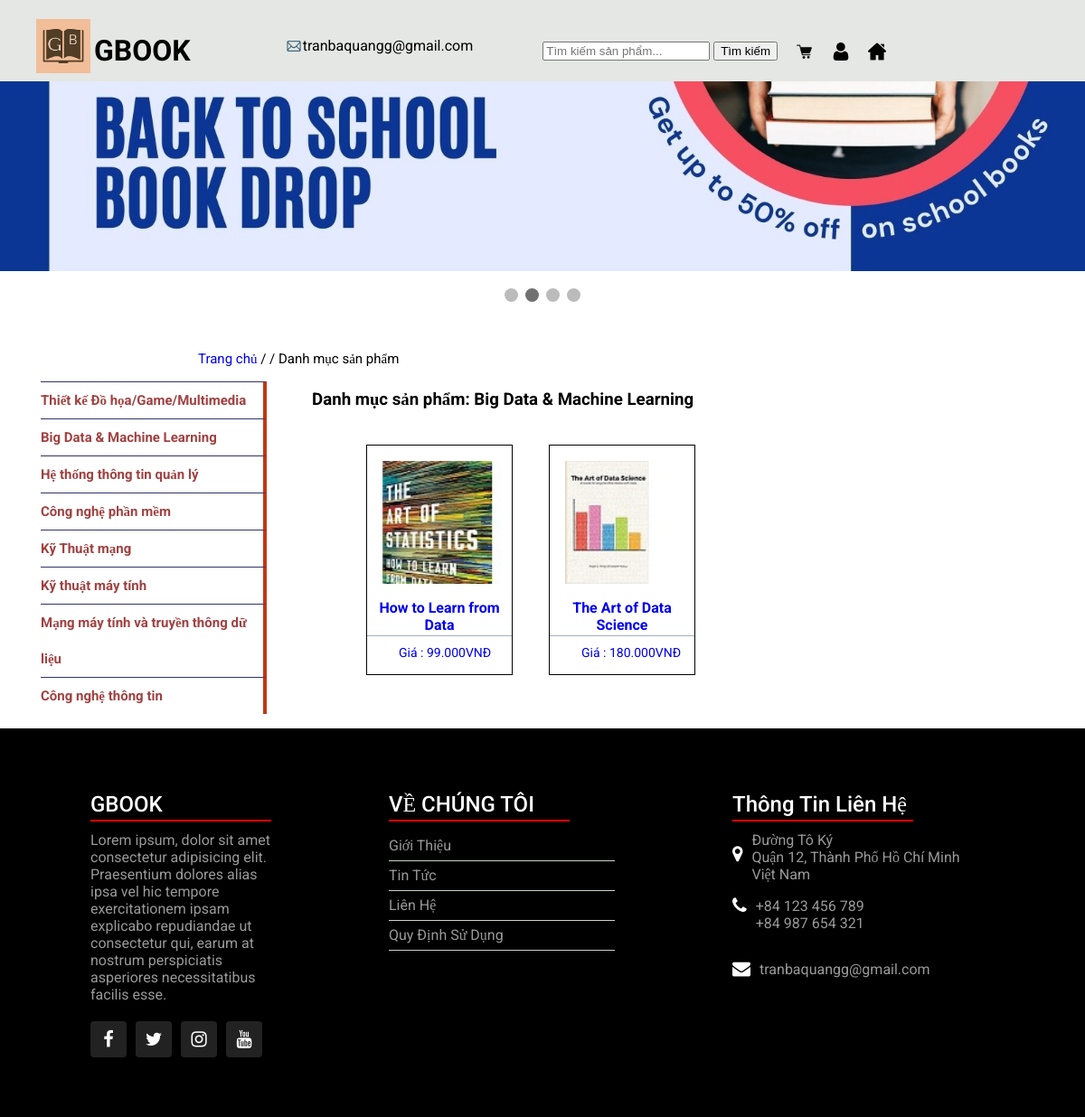
The page /index.php?quanly=danhmucsanpham&id=11 on the database its author committed.
### tables this page shows
CREATE TABLE `danh_muc_moi` (
  `id_danhmuc` int(11) NOT NULL,
  `tendanhmuc` varchar(100) NOT NULL,
  `thutu` int(11) NOT NULL
);

CREATE TABLE `san_pham` (
  `id_sanpham` int(11) NOT NULL,
  `tensanpham` varchar(300) NOT NULL,
  `masp` varchar(100) NOT NULL,
  `giasp` varchar(100) NOT NULL,
  `soluong` int(11) NOT NULL,
  `hinhanh` varchar(50) NOT NULL,
  `tomtat` tinytext NOT NULL,
  `noidung` text NOT NULL,
  `tinhtrang` int(11) NOT NULL,
  `id_danhmuc` int(11) NOT NULL
);

### pages/sidebar/sideber.php (the view, shortened to what this page needs)
<!DOCTYPE html>
<html lang="en">
<head>
    <link rel="stylesheet" type="text/css" href ="pages/sidebar/sideber.css">
</head>
<body>
    <?php
        $sql_danhmuc = "SELECT * FROM danh_muc_moi ORDER BY id_danhmuc DESC";
        $query_danhmuc = mysqli_query($mysqli,$sql_danhmuc);
    ?>
        <div id="sideber">
            <ul>
                <?php while($row_danhmuc = mysqli_fetch_array($query_danhmuc)){
                ?>
                <li id="si"><a href="index.php?quanly=danhmucsanpham&id=<?php echo $row_danhmuc["id_danhmuc"] ?>"><?php echo $row_danhmuc["tendanhmuc"] ?></a></li>
                <?php
                }
                ?>
            </ul>
        </div>
</body>
</html>

### pages/main/danhmuc.php (shortened to what this page needs)
<?php
    $sql_pro = "SELECT * FROM san_pham WHERE  san_pham.id_danhmuc='$_GET[id]' ORDER BY id_sanpham DESC";
    $query_pro = mysqli_query($mysqli,$sql_pro);
    $sql_cate = "SELECT * FROM danh_muc_moi WHERE  danh_muc_moi.id_danhmuc='$_GET[id]'LIMIT 1";
    $query_cate = mysqli_query($mysqli,$sql_cate);
    $row_title = mysqli_fetch_array($query_cate);
?>
<link rel="stylesheet" type="text/css" href ="pages/main/danhmuc.css">
<p class="quaylai"><a href="index.php?quanly=index">Trang chủ</a> / / Danh mục sản phẩm</p>
<div class="trangdanhmuc">
<div>
<?php include("pages/sidebar/sideber.php"); ?>
</div>
<div class="danhmuc">
<h3>Danh mục sản phẩm: <?php echo $row_title['tendanhmuc'] ?> </h3>
                <ul class="product_list">
                    <?php
                    while($row_pro = mysqli_fetch_array($query_pro)){
                    ?>
                    <li>
                    <a href="index.php?quanly=sanpham&id=<?php echo $row_pro['id_sanpham']?>&danhmuc=<?php echo $row_pro['id_danhmuc']?>">
                            <img src="admincp/modules/quanlysp/uploads/<?php echo $row_pro['hinhanh'] ?>" alt="">
                            <p class="title_product"> <?php echo $row_pro['tensanpham'] ?></p>
                            <p class="price_product">Giá : <?php echo number_format( $row_pro['giasp'],0,',' ,'.').'VNĐ' ?></p>
                        </a>
                    </li>
                    <?php
                    }
                    ?>
                </ul>
</div>
                </div>

### css/style.css (style rules this page uses)
body { margin: 0; padding: 0; }
.main div { display: inline-table; }
.footerr { width: 100%; height: auto; }

### pages/menu/menu.css (style rules this page uses)
a { text-decoration: none; }

### pages/header/header.css (style rules this page uses)
img { vertical-align: middle; max-width: 100%; }

### pages/main/danhmuc.css (style rules this page uses)
.trangdanhmuc { width: 100%; }
.danhmuc { width: 70%; margin-left: 50px; }
ul.product_list li { width: 20%; border: 1px solid black; float: left; margin: 20px; list-style-type: none; }
ul.product_list li img { width: 85%; margin: 17px; }
p.title_product { text-align: center; font-size: 16px; font-weight: bold; margin-top: 0; margin-bottom: 0; padding-bottom: 5px; height: 35px; border-bottom: 1px solid #a4b0be; }
p.price_product { font-size: 14px; padding: 10px 10px 0px 10px; margin: 0; margin-left: 25px; }
.product_list a { text-decoration: none; }
p.quaylai { margin-left: 214px; margin-bottom: 0; font-size: 15px; margin-top: 0; }

### pages/sidebar/sideber.css (style rules this page uses)
body { font-family:Arial, Helvetica, sans-serif; }
#sideber ul { width: 250px; list-style-type: none; }
#si { text-align: left; font-size: 15px; font-weight: bold; }
#sideber li { width: auto; height: auto; line-height: 40px; border-right: 4PX solid #c23616; border-top: 1px solid #30336b; }
#si a { color: #a14242; display: block; }

### pages/main/footer.css (style rules this page uses)
body.footerr { margin: 0; padding: 0; box-sizing: border-box; font-family: Roboto; display: flex; justify-content: flex-end; align-items: center; min-height: 100vh; flex-direction: column; }

### rows shown on the page
danh_muc_moi: tendanhmuc "Thiết kế Đồ họa/Game/Multimedia"
danh_muc_moi: tendanhmuc "Big Data & Machine Learning"
danh_muc_moi: tendanhmuc "Hệ thống thông tin quản lý"
danh_muc_moi: tendanhmuc "Công nghệ phần mềm"
danh_muc_moi: tendanhmuc "Kỹ Thuật mạng"
danh_muc_moi: tendanhmuc "Kỹ thuật máy tính"
danh_muc_moi: tendanhmuc "Mạng máy tính và truyền thông dữ liệu"
danh_muc_moi: tendanhmuc "Công nghệ thông tin"
san_pham: hinhanh (picture), tensanpham "How to Learn from Data", giasp "99.000"
san_pham: hinhanh (picture), tensanpham "The Art of Data Science", giasp "180.000"
